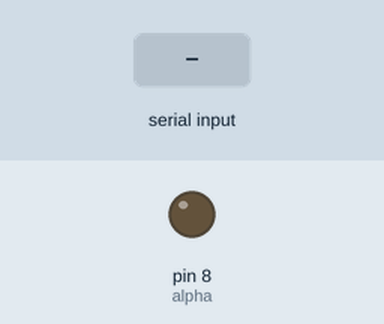
Recording of a sketch running on a simulated Arduino Uno, built with avr-gcc and run on an emulated ATmega328P. On the bench: output pins drawn as LEDs (lit = HIGH). Inputs (shaded band) come from the test bench.

Above: at 1.2 s.
1.3 s: "day\n" received over Serial
At 1.7 s:
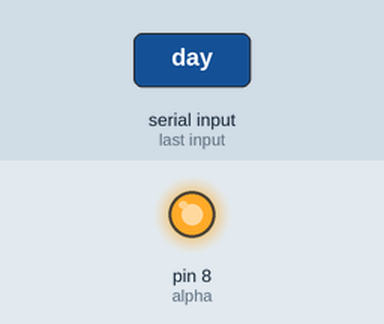
2.8 s: "night\n" received over Serial
At 4.1 s:
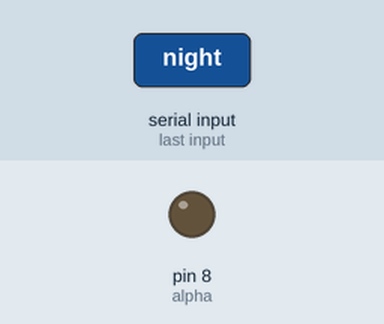
Timing chart, 0 to 5.8 s (numbered marks = the images above; inputs shaded):
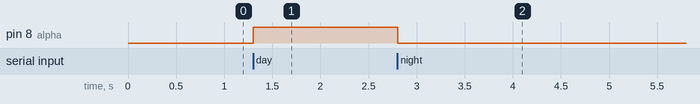

Measured:
- after the input at 1.3 s, pin 8 (alpha): LOW → HIGH at once
- after the input at 2.8 s, pin 8 (alpha): HIGH → LOW at once

The sketch:

ex_mod.ino
```cpp
String incomingByte ;
const int alpha = 8;

void setup() {
  Serial.begin(9600);
  pinMode(alpha, OUTPUT);
}

void loop() {
  if (Serial.available() > 0) {
    incomingByte = Serial.readStringUntil('\n');

    if (incomingByte == "day") {
      digitalWrite(alpha, HIGH);
    }

    else if (incomingByte == "night") {
      digitalWrite(alpha, LOW);
    }
  }
}
```
